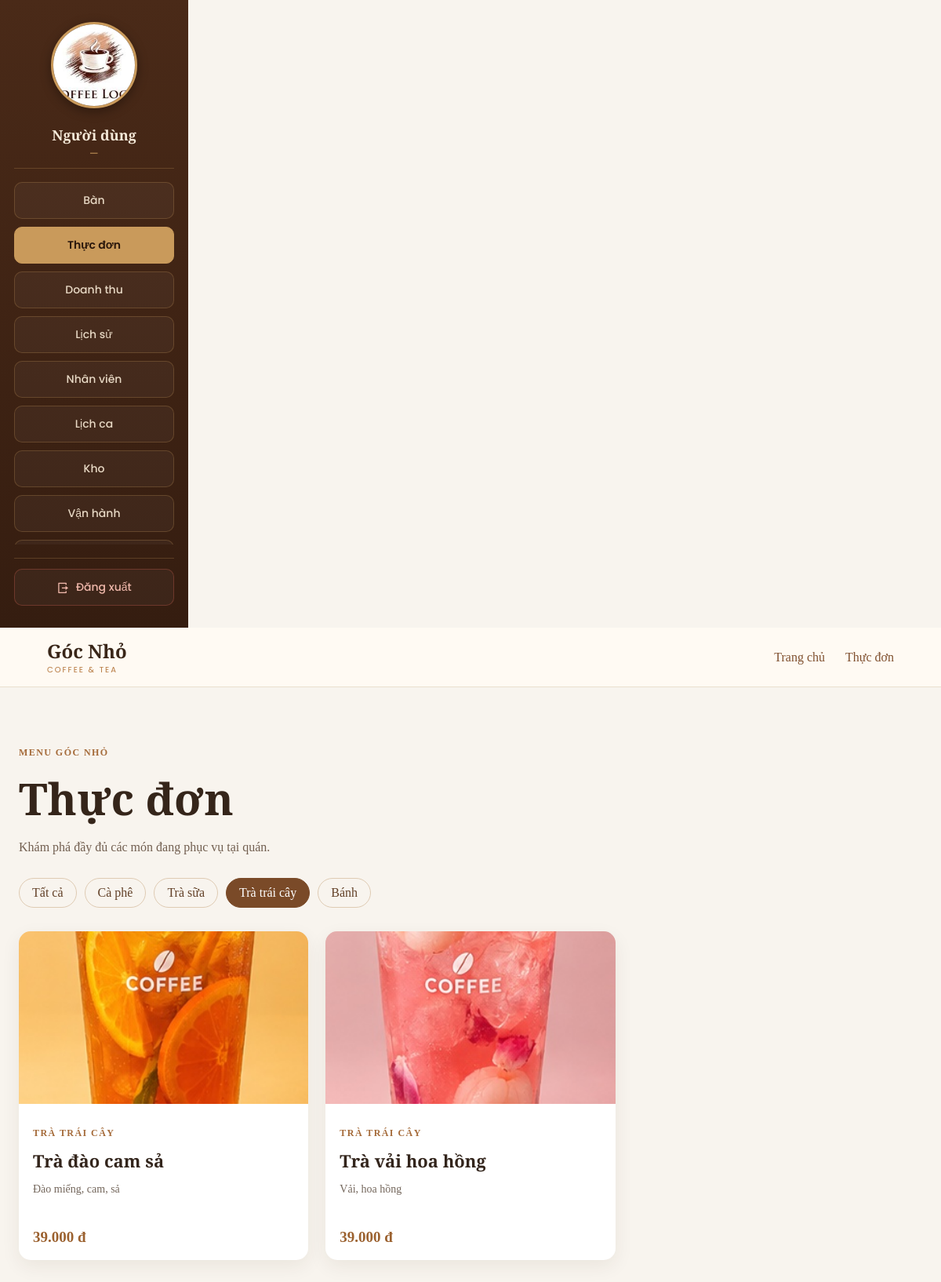
Screenshot of /index.php?page=menu&category=3 with the database file from the repository.
### tables this page shows
CREATE TABLE IF NOT EXISTS categories (
  category_id INT UNSIGNED AUTO_INCREMENT PRIMARY KEY,
  category_name VARCHAR(100) NOT NULL UNIQUE,
  has_options TINYINT(1) NOT NULL DEFAULT 1
);

CREATE TABLE IF NOT EXISTS menu_items (
  item_id INT UNSIGNED AUTO_INCREMENT PRIMARY KEY,
  category_id INT UNSIGNED NOT NULL,
  item_name VARCHAR(150) NOT NULL,
  description VARCHAR(255) NULL,
  price INT UNSIGNED NOT NULL,
  image MEDIUMTEXT NULL,
  is_hidden TINYINT(1) NOT NULL DEFAULT 0,
  is_sold_out TINYINT(1) NOT NULL DEFAULT 0,
  stock INT UNSIGNED NOT NULL DEFAULT 0,
  min_stock INT UNSIGNED NOT NULL DEFAULT 10,
  UNIQUE KEY uq_cat_name (category_id, item_name),
  FOREIGN KEY (category_id) REFERENCES categories(category_id)
);

### index.php (called while the page is built, shortened)
<?php
$routes = array(
    'home' => 'home/index.php',
    'public-menu' => 'public-menu/index.php',
    'menu' => 'menu/index.php',
    'menu-detail' => 'menu-detail/index.php',
    'tables' => 'tables/index.php',
    'schedule' => 'schedule/index.php',
    'ops' => 'ops/index.php',
    'orders' => 'orders/index.php',
    'cashshift' => 'cashshift/index.php',
    'kitchen' => 'kitchen/index.php',
);
$page = $_GET['page'] ?? null;
if (!is_string($page) || !isset($routes[$page])) {
    http_response_code(404);
    $page = '404';
    $file = __DIR__ . '/pages/404/index.php';
} else {
    $file = __DIR__ . '/pages/' . $routes[$page];
}
$action = dirname($file) . '/action.php';
if (is_file($action)) {
    require $action;
}
require __DIR__ . '/layouts/public/header.php';
require $file;
require __DIR__ . '/layouts/public/footer.php';

### pages/menu/action.php (called while the page is built, shortened)
<?php
require_once __DIR__ . '/../../functions.php';
$selectedCategory = filter_input(INPUT_GET, 'category', FILTER_VALIDATE_INT);
try {
    $menuCategories = public_menu_categories();
    $menuItems = public_menu_items($selectedCategory);
} catch (Throwable $e) {
}

### config/database.php (called while the page is built, shortened)
<?php
$env = function ($key, $default) {
    $value = getenv($key);
    return $value === false ? $default : $value;
};
$appEnvironment = strtolower((string) $env('APP_ENV', 'local'));
$dbUser = $env('DB_USER', 'root');
$dbPassword = $env('DB_PASSWORD', '');
return array(
    'host'     => $env('DB_HOST', '127.0.0.1'),
    'port'     => (int) $env('DB_PORT', '3306'),
    'database' => $env('DB_NAME', 'coffee_shop'),
    'username' => $dbUser,
    'password' => $dbPassword,
    'charset'  => 'utf8mb4',
);

### helpers/database.php (called while the page is built)
<?php
function db()
{
    static $database = null;
    if ($database === null) {
        $config = require __DIR__ . '/../config/database.php';
        $database = new Database($config);
    }
    return $database;
}

### classes/Database.php (called while the page is built, shortened)
<?php
class Database
{
    private $connection;
    public function __construct($config)
    {
        $this->connection = new mysqli(
            $config['host'], $config['username'], $config['password'],
            $config['database'], $config['port']
        );
        $this->connection->set_charset($config['charset']);
    }
    public function run($sql, $params = array())
    {
        $stmt = $this->connection->prepare($sql);
        if ($params) {
            $types = '';
            foreach ($params as $p) { $types .= is_int($p) ? 'i' : 's'; }
            $stmt->bind_param($types, ...$params);
        }
        $stmt->execute();
        return $stmt;
    }
    public function fetchAll($sql, $params = array())
    {
        return $this->run($sql, $params)->get_result()->fetch_all(MYSQLI_ASSOC);
    }
}

### functions.php (called while the page is built, shortened)
<?php
function public_menu_items($categoryId = 0)
{
    $sql = "SELECT m.item_id, m.category_id, m.item_name, m.price, m.image, m.description, c.category_name
            FROM menu_items m
            JOIN categories c ON c.category_id = m.category_id
            WHERE m.is_hidden = 0";
    if ((int) $categoryId > 0) {
        return db()->fetchAll($sql . " AND m.category_id = ? ORDER BY m.item_id ASC", array((int) $categoryId));
    }
    return db()->fetchAll($sql . " ORDER BY m.item_id ASC");
}
function public_menu_categories()
{
    return db()->fetchAll(
        "SELECT c.category_id, c.category_name
         FROM categories c
         JOIN menu_items m ON m.category_id = c.category_id
         WHERE m.is_hidden = 0
         GROUP BY c.category_id, c.category_name
         ORDER BY c.category_id"
    );
}

### helpers/common.php (called while the page is built, shortened)
<?php
function e($value)
{
    return htmlspecialchars((string) $value, ENT_QUOTES, 'UTF-8');
}
function menu_item_image($item)
{
    $nameMap = array(
        'Cà phê sữa đá' => 'assets/images/menu/01-ca-phe-sua-da.jpg',
        'Cà phê đen đá' => 'assets/images/menu/02-ca-phe-den-da.jpg',
        'Cà phê đen nóng' => 'assets/images/menu/03-ca-phe-den-nong.jpg',
        'Cà phê bạc xỉu' => 'assets/images/menu/04-ca-phe-bac-xiu.jpg',
        'Cà phê cappuccino' => 'assets/images/menu/05-ca-phe-cappuccino.jpg',
        'Trà sữa trân châu' => 'assets/images/menu/06-tra-sua-tran-chau.jpg',
        'Trà sữa matcha' => 'assets/images/menu/07-tra-sua-matcha.jpg',
        'Trà đào cam sả' => 'assets/images/menu/08-tra-dao-cam-sa.jpg',
        'Trà vải hoa hồng' => 'assets/images/menu/09-tra-vai-hoa-hong.jpg',
        'Bánh tiramisu' => 'assets/images/menu/10-banh-tiramisu.jpg',
        'Bánh croissant' => 'assets/images/menu/10-banh-tiramisu.jpg',
    );
    $name = trim($item['item_name'] ?? '');
    if (isset($nameMap[$name])) {
        return $nameMap[$name];
    }
    return 'assets/images/images.jpg';
}

### pages/menu/index.php (the view)
<header class="catalog-header">
    <a href="index.php?page=home" class="catalog-brand">Góc Nhỏ <span>Coffee &amp; Tea</span></a>
    <nav><a href="index.php?page=home">Trang chủ</a><a href="index.php?page=menu">Thực đơn</a></nav>
</header>
<main class="catalog-main">
    <p class="catalog-eyebrow">MENU GÓC NHỎ</p>
    <h1>Thực đơn</h1>
    <p class="catalog-intro">Khám phá đầy đủ các món đang phục vụ tại quán.</p>
    <nav class="catalog-filters" aria-label="Lọc theo danh mục">
        <a class="<?= $selectedCategory === 0 ? 'active' : '' ?>" href="index.php?page=menu">Tất cả</a>
        <?php foreach ($menuCategories as $category): ?>
            <a class="<?= $selectedCategory === (int) $category['category_id'] ? 'active' : '' ?>"
               href="index.php?page=menu&amp;category=<?= (int) $category['category_id'] ?>"><?= e($category['category_name']) ?></a>
        <?php endforeach; ?>
    </nav>
    <?php if ($menuItems): ?>
        <div class="catalog-grid">
            <?php foreach ($menuItems as $item): ?>
                <article class="catalog-card">
                    <a href="index.php?page=menu-detail&amp;id=<?= (int) $item['item_id'] ?>" class="catalog-image-link">
                        <img src="<?= e(menu_item_image($item)) ?>" alt="<?= e($item['item_name']) ?>" loading="lazy">
                    </a>
                    <div class="catalog-card-body">
                        <p class="catalog-category"><?= e($item['category_name']) ?></p>
                        <h2><a href="index.php?page=menu-detail&amp;id=<?= (int) $item['item_id'] ?>"><?= e($item['item_name']) ?></a></h2>
                        <p><?= e($item['description'] ?? '') ?></p>
                        <strong><?= e(number_format((int) $item['price'], 0, ',', '.')) ?> đ</strong>
                    </div>
                </article>
            <?php endforeach; ?>
        </div>
    <?php else: ?>
        <p class="catalog-empty">Danh mục này hiện chưa có món.</p>
    <?php endif; ?>
</main>

### assets/css/style.css (style rules this page uses)
html, body { height: 100%; margin: 0; overflow: hidden; }
body { display: flex; }

### assets/css/public-catalog.css (style rules this page uses)
.public-catalog-page { min-height:100vh;background:#f8f4ee;color:#33251c }
.catalog-header { height:76px;padding:0 max(5vw,24px);display:flex;align-items:center;justify-content:space-between;border-bottom:1px solid #eadfce;background:#fffaf3 }
.catalog-brand { font-family:'Playfair Display',serif;font-size:24px;font-weight:700;color:#392619;text-decoration:none }
.catalog-brand span { display:block;font:10px Poppins,sans-serif;letter-spacing:.2em;text-transform:uppercase;color:#b5763c }
.catalog-header nav { display:flex;gap:26px }
.catalog-header nav a,.catalog-eyebrow a { color:#80502f;text-decoration:none }
.catalog-main { max-width:1160px;margin:0 auto;padding:64px 24px 90px }
.catalog-eyebrow,.catalog-category { color:#a56b3a;font-size:12px;font-weight:600;letter-spacing:.12em;text-transform:uppercase }
.catalog-main h1 { margin:8px 0;font:700 clamp(36px,5vw,56px) 'Playfair Display',serif;color:#35251a }
.catalog-intro { color:#725f50 }
.catalog-filters { display:flex;flex-wrap:wrap;gap:10px;margin:30px 0 }
.catalog-filters a,.catalog-back { display:inline-block;border:1px solid #dfcbb3;border-radius:999px;padding:9px 16px;color:#624027;text-decoration:none }
.catalog-filters a.active,.catalog-back { background:#7a4a28;color:#fff;border-color:#7a4a28 }
.catalog-grid { display:grid;grid-template-columns:repeat(3,minmax(0,1fr));gap:22px }
.catalog-card { overflow:hidden;border-radius:15px;background:#fff;box-shadow:0 8px 24px #38240f12 }
.catalog-image-link { display:block;height:220px;background:#eee4d8 }
.catalog-card img { width:100%;height:100%;object-fit:cover }
.catalog-card-body { padding:18px }
.catalog-card-body h2 { margin:4px 0 8px;font:600 22px 'Playfair Display',serif }
.catalog-card-body h2 a { color:#33251c;text-decoration:none }
.catalog-card-body>p:not(.catalog-category) { min-height:44px;color:#74675c;font-size:14px }
.catalog-card-body strong,.catalog-detail strong { font-size:19px;color:#9b612f }
.public-catalog-page { display:block;width:100%;min-height:100vh }
.catalog-header { box-sizing:border-box;width:100% }
.public-catalog-page { height:auto;overflow-x:hidden;overflow-y:auto }
.public-catalog-page { overflow:visible }

### rows the page displays
categories: category_name "Cà phê"
categories: category_name "Trà sữa"
categories: category_name "Trà trái cây"
categories: category_name "Bánh"
menu_items: shows a picture, category.category_name "TRÀ TRÁI CÂY", item_name "Trà đào cam sả", description "Đào miếng, cam, sả", price "39.000"
menu_items: shows a picture, category.category_name "TRÀ TRÁI CÂY", item_name "Trà vải hoa hồng", description "Vải, hoa hồng", price "39.000"
